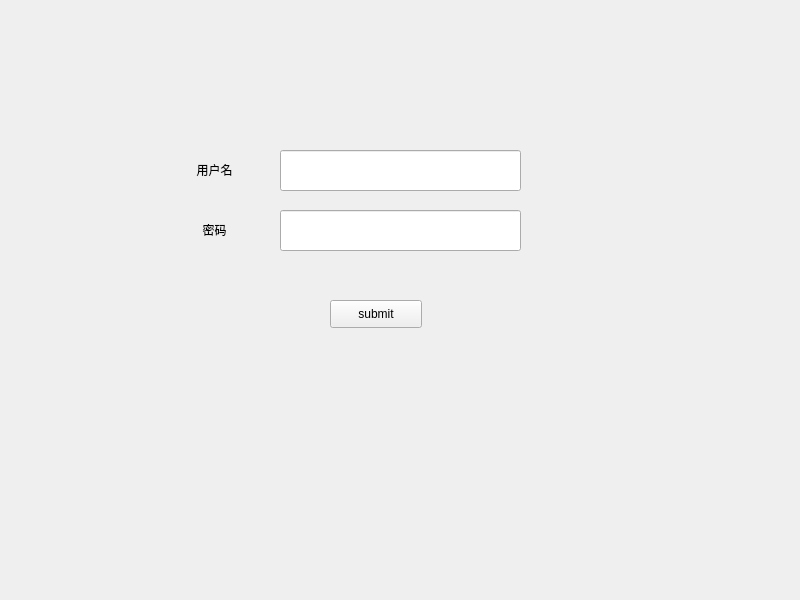
<?xml version="1.0" encoding="UTF-8"?>
<ui version="4.0">
 <class>Register</class>
 <widget class="QWidget" name="Register">
  <property name="geometry">
   <rect>
    <x>0</x>
    <y>0</y>
    <width>800</width>
    <height>600</height>
   </rect>
  </property>
  <property name="windowTitle">
   <string>Form</string>
  </property>
  <widget class="QLabel" name="username_label">
   <property name="geometry">
    <rect>
     <x>180</x>
     <y>160</y>
     <width>69</width>
     <height>19</height>
    </rect>
   </property>
   <property name="text">
    <string>用户名</string>
   </property>
   <property name="alignment">
    <set>Qt::AlignmentFlag::AlignCenter</set>
   </property>
  </widget>
  <widget class="QLabel" name="password_label">
   <property name="geometry">
    <rect>
     <x>180</x>
     <y>220</y>
     <width>69</width>
     <height>19</height>
    </rect>
   </property>
   <property name="text">
    <string>密码</string>
   </property>
   <property name="alignment">
    <set>Qt::AlignmentFlag::AlignCenter</set>
   </property>
  </widget>
  <widget class="QLineEdit" name="username">
   <property name="geometry">
    <rect>
     <x>280</x>
     <y>150</y>
     <width>241</width>
     <height>41</height>
    </rect>
   </property>
  </widget>
  <widget class="QLineEdit" name="password">
   <property name="geometry">
    <rect>
     <x>280</x>
     <y>210</y>
     <width>241</width>
     <height>41</height>
    </rect>
   </property>
  </widget>
  <widget class="QPushButton" name="submit">
   <property name="geometry">
    <rect>
     <x>330</x>
     <y>300</y>
     <width>92</width>
     <height>28</height>
    </rect>
   </property>
   <property name="text">
    <string>submit</string>
   </property>
  </widget>
 </widget>
 <resources/>
 <connections/>
</ui>
